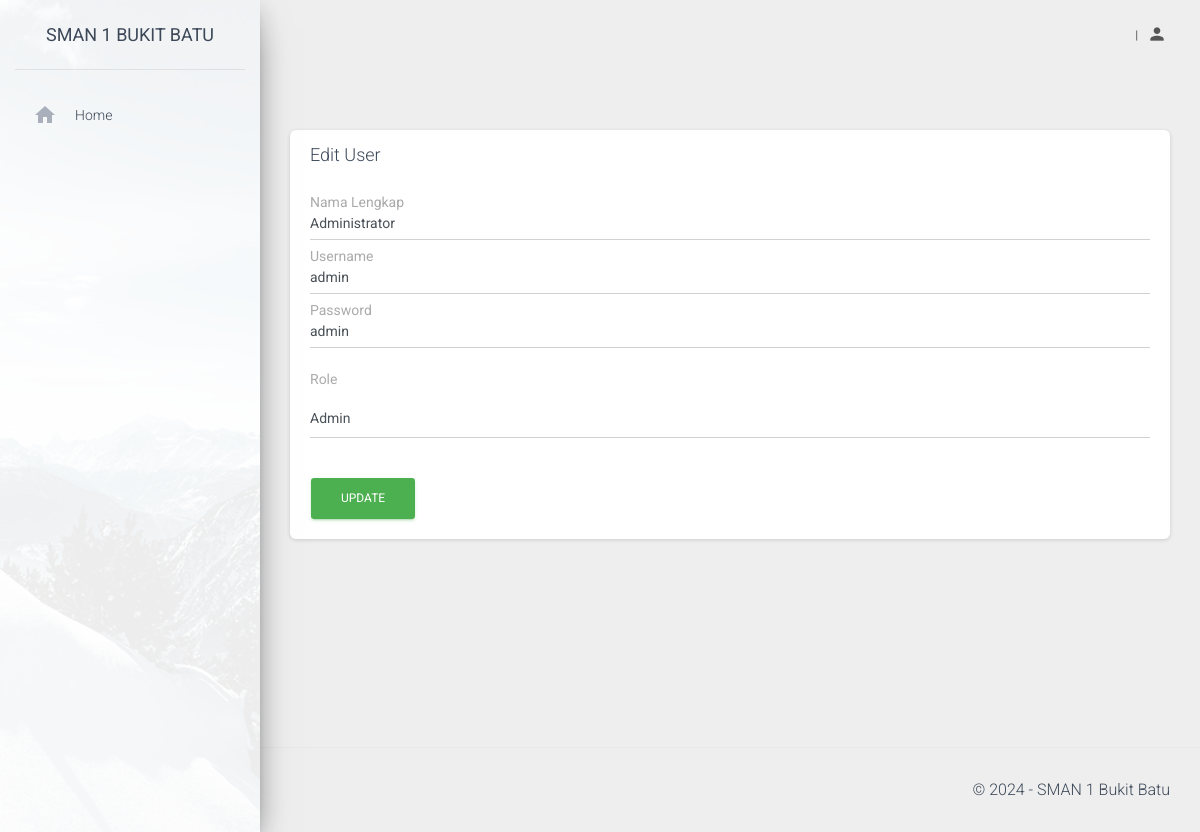
Screenshot of /edit_user.php?id=1 with the database file from the repository.
### tables this page shows
CREATE TABLE `user` (
  `id` int(11) NOT NULL,
  `nama_lengkap` varchar(50) NOT NULL,
  `username` varchar(20) NOT NULL,
  `password` varchar(20) NOT NULL,
  `role` enum('Admin','Pimpinan','HRD') NOT NULL
);

### edit_user.php (the view, shortened to what this page needs)
<?php
include('fungsi.php');
if (isset($_GET['id'])) {
    $id = $_GET['id'];
    $query = "SELECT * FROM user WHERE id=$id";
    $result = mysqli_query($koneksi, $query);
    $user = mysqli_fetch_array($result);
}
include('header.php');
?>
<div class="content">
    <div class="container-fluid">
        <div class="row">
            <div class="col-md-12">
                <div class="card">
                    <div class="card-header">
                        <h4 class="card-title">Edit User</h4>
                    </div>
                    <div class="card-body">
                        <form method="post" action="edit_user.php">
                            <div class="form-group">
                                <label>Nama Lengkap</label>
                                <input type="text" name="nama_lengkap" class="form-control" required value="<?php echo $user['nama_lengkap'] ?>">
                            </div>
                            <div class="form-group">
                                <label>Username</label>
                                <input type="text" name="username1" class="form-control" required value="<?php echo $user['username'] ?>">
                            </div>
                            <div class="form-group">
                                <label>Password</label>
                                <input type="text" name="password1" class="form-control" required value="<?php echo $user['password'] ?>">
                            </div>
                            <div class="form-group">
                                <label>Role</label>
                                <select class="form-control" name="role" required>
                                    <option value="Admin" <?php echo $user['role'] == 'Admin' ? 'selected' : '' ?>>Admin</option>
                                </select>
                            </div>
                            <br>
                            <input class="btn btn-success" type="submit" name="update" value="UPDATE">
                        </form>
                    </div>
                </div>
            </div>
        </div>
    </div>
</div>
<?php include('footer_text.php'); ?>
</div>
</div>
<?php include('footer.php'); ?>

### rows the page displays
user: nama_lengkap "Administrator", username1 "admin", password1 "admin", role "Admin"
